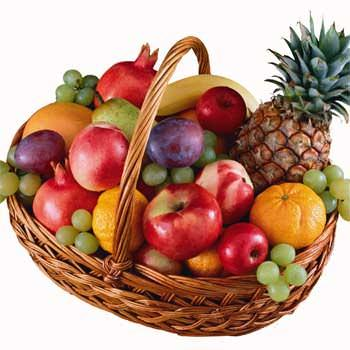
#> input picture 5210411135/image/fruit.jpg, 350 x 350 px, found by its file name
$ python op-geometry.py
#> lines starting #> are read from the running program, lines starting #| are printed output that depends on the picture
import cv2
import numpy as np
from copy import deepcopy

# membaca gambar
img = cv2.imread("D:/Citra Digital Praktik/5210411135/image/fruit.jpg")
#> img is the input picture: shape (350, 350, 3); mean B, G, R 125.1, 143.7, 185.9
newImg = np.zeros((len(img), len(img[0]), len(img[0][0]))).astype(np.uint8)
#> newImg: shape (350, 350, 3); every value is 0


def translasi(px=0, py=0):
#> called with px = 100, py = 100
    tr = deepcopy(newImg)
    for i in range(len(img)):
        for j in range(len(img[0])):
            if (0 < j + px < len(img[0])) and (0 < i - py < len(img)):
                tr[i - py, j + px] = img[i, j]
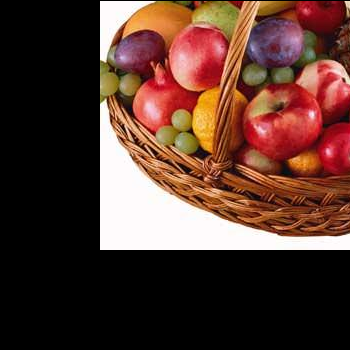
#> tr: shape (350, 350, 3); mean B, G, R 46.8, 56.4, 87.4
    return tr


def flipping(px=False, py=False):
#> called with px = True, py = False
    tr = deepcopy(newImg)
    for i in range(len(img)):
        for j in range(len(img[0])):
            if px == True:
                tr[i, j] = img[len(img) - 1 - i, j]
            if py == True:
                tr[i, j] = img[i, len(img[0]) - 1 - j]
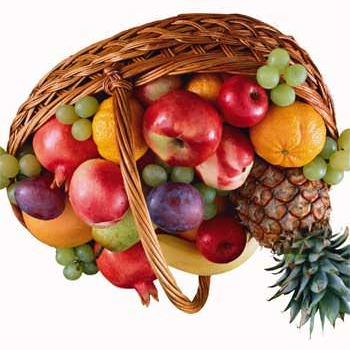
#> tr: shape (350, 350, 3); mean B, G, R 125.1, 143.7, 185.9
    return tr


cv2.imshow("original", img)
cv2.imshow("kiri 100 & atas 100", translasi(px=100,py=100))
cv2.imshow("flip vertical", flipping(px=True))
cv2.imshow("flip horizontal", flipping(py=True))
#> call 2 of flipping, with px = False, py = True
#> after the loop in flipping (call 2), `for i in range(len(img)):`:
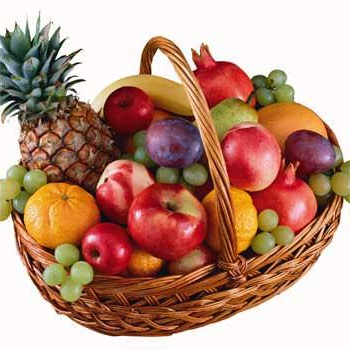
#> tr: shape (350, 350, 3); mean B, G, R 125.1, 143.7, 185.9
cv2.waitKey()

$ run again, with 5210411135/image/minusbucket.jpg copied over 5210411135/image/fruit.jpg
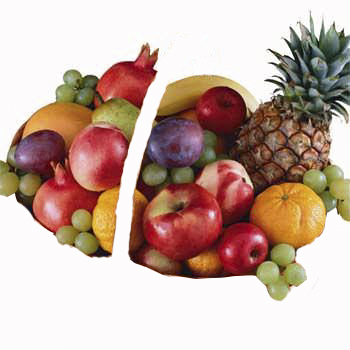
#> input picture 5210411135/image/minusbucket.jpg, 350 x 350 px, found by its file name
#> img is the input picture: shape (350, 350, 3); mean B, G, R 161.3, 172.3, 196.9
#> newImg: shape (350, 350, 3); every value is 0
#> after the loop in flipping, `for i in range(len(img)):`:
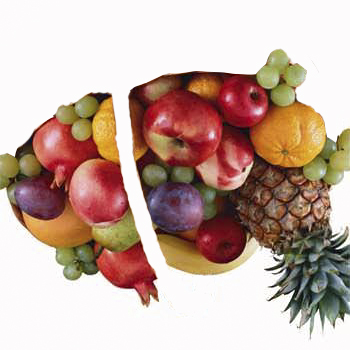
#> tr: shape (350, 350, 3); mean B, G, R 161.3, 172.3, 196.9
#> after the loop in flipping (call 2), `for i in range(len(img)):`:
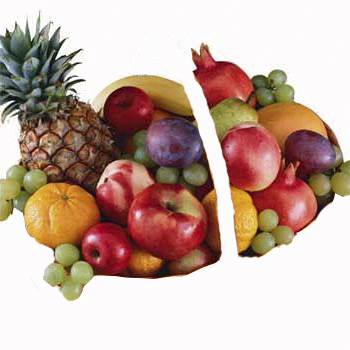
#> tr: shape (350, 350, 3); mean B, G, R 161.3, 172.3, 196.9
